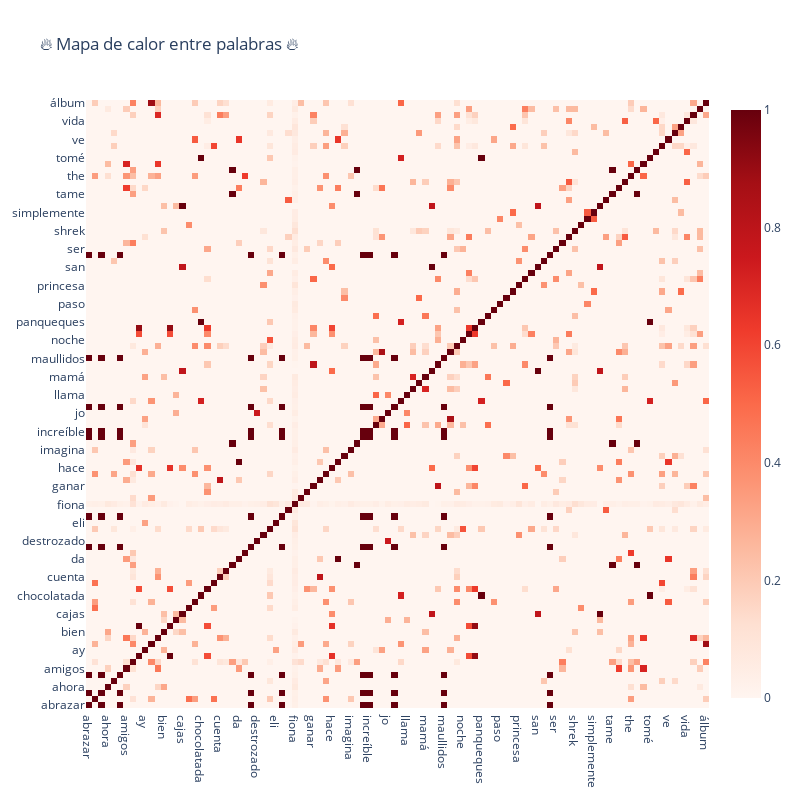

Notebook code for this chart:
### Code cell
trace = go.Heatmap(z=temp.values.tolist(),
                   x=temp.index.values,
                   y=temp.columns.values,
                   colorscale='Reds')

layout = go.Layout(title='🔥 Mapa de calor entre palabras 🔥',
                   width=800, height=800)

fig = go.Figure(data=[trace],layout=layout)
iplot(fig)

### Figure 1 — Plotly figure (JSON) as saved in the notebook; plotly's stock layout.template omitted (floating-point values rounded to 4 significant figures; data arrays with more than 128 entries replaced by an {"elided": "..."} marker saying what was removed)
{"data": [{"colorscale": [[0, "rgb(255,245,240)"], [0.125, "rgb(254,224,210)"], [0.25, "rgb(252,187,161)"], [0.375, "rgb(252,146,114)"], [0.5, "rgb(251,106,74)"], [0.625, "rgb(239,59,44)"], [0.75, "rgb(203,24,29)"], [0.875, "rgb(165,15,21)"], [1, "rgb(103,0,13)"]], "type": "heatmap", "x": ["abrazar", "acaba", "agudos", "ahora", "alguien", "aludiendo", "amigos", "apple", "argentinos", "ay", "año", "años", "bien", "bolsillo", "bueno", "cajas", "cara", "casi", "chocolatada", "contratada", "creo", "cuenta", "cumple", "currents", "da", "dance", "delfín", "destrozado", "disney", "día", "eli", "ello", "encantador", "fiona", "folklore", "funcional", "ganar", "ganas", "gente", "hace", "hacer", "hoy", "imagina", "impala", "incorporado", "increíble", "jajaja", "jajajajaja", "jo", "ladridos", "lindo", "llama", "luchona", "madre", "mamá", "martín", "mas", "maullidos", "meme", "mismo", "noche", "novia", "pais", "panqueques", "papá", "parece", "paso", "peor", "primera", "princesa", "puede", "saben", "san", "saque", "seguramente", "ser", "shameika", "sherk", "shrek", "si", "siendo", "simplemente", "solidarias", "sra", "tame", "tan", "tener", "the", "tidal", "tiempos", "tomé", "ustedes", "va", "ve", "ver", "vez", "vida", "vidas", "voy", "álbum"], "y": ["abrazar", "acaba", "agudos", "ahora", "alguien", "aludiendo", "amigos", "apple", "argentinos", "ay", "año", "años", "bien", "bolsillo", "bueno", "cajas", "cara", "casi", "chocolatada", "contratada", "creo", "cuenta", "cumple", "currents", "da", "dance", "delfín", "destrozado", "disney", "día", "eli", "ello", "encantador", "fiona", "folklore", "funcional", "ganar", "ganas", "gente", "hace", "hacer", "hoy", "imagina", "impala", "incorporado", "increíble", "jajaja", "jajajajaja", "jo", "ladridos", "lindo", "llama", "luchona", "madre", "mamá", "martín", "mas", "maullidos", "meme", "mismo", "noche", "novia", "pais", "panqueques", "papá", "parece", "paso", "peor", "primera", "princesa", "puede", "saben", "san", "saque", "seguramente", "ser", "shameika", "sherk", "shrek", "si", "siendo", "simplemente", "solidarias", "sra", "tame", "tan", "tener", "the", "tidal", "tiempos", "tomé", "ustedes", "va", "ve", "ver", "vez", "vida", "vidas", "voy", "álbum"], "z": {"elided": "100x100 float values"}}], "layout": {"height": 800, "title": {"text": "🔥 Mapa de calor entre palabras 🔥"}, "width": 800}}
